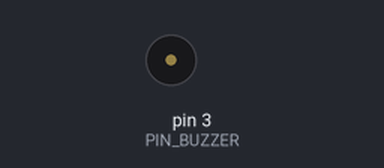
The sketch below on a simulated Arduino Uno, built with avr-gcc and run on an emulated ATmega328P. Shown: buzzer (waves = sounding).

Above: at 0.5 s.
At 19.4 s:
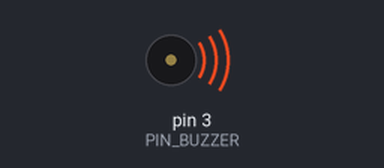
Timing chart, 0 to 30.3 s (numbered marks = the images above):
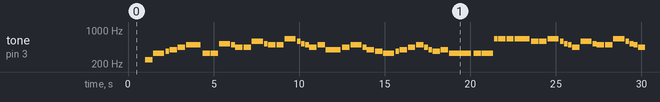

Measured:
- by itself, tone on pin 3 (PIN_BUZZER): plays 247 Hz for 0.43 s, 330 Hz for 0.65 s, 370 Hz for 0.22 s, 392 Hz for 0.43 s, 440 Hz for 0.43 s, 494 Hz for 0.86 s … (260 notes in this stretch)

The sketch:

Desteapta_te_romane.ino
```cpp
//lab 4

// Desteapta-te, romane!  -  imnul Romaniei

#define PIN_BUZZER 3     // pinul la care este conectat buzzer-ul
#define UNITATE    60
#define NR_STROFE  4

#define si       247     // Si3 - de sub cheia Sol
#define Mi       330     // Mi4
#define Fa_diez  370     // Fa#4
#define Sol      392     // Sol4
#define La       440     // La4
#define Si       494     // Si4
#define DO       523     // Do5
#define RE       587     // Re5
#define MI       659     // Mi5

int octava = 1;          // 2 sau 4 daca buzzer-ul se aude slab

#define NR_PERECHI(sir) (sizeof(sir) / sizeof(sir[0]) / 2)

// anacruza: "Des-"
const int anacruza[] = {
  si,8
};

// masurile 1-10
const int inceput[] = {
  Mi,12,   Fa_diez,4,  Sol,8,      La,8,          // teap-ta-te ro-
  Si,16,   Mi,8,       Mi,8,                       // ma-ne din
  DO,12,   Si,4,       La,8,       La,8,          // som-nul cel de
  RE,12,   DO,4,       Si,8,       Si,8,          // moar-te In
  MI,12,   RE,4,       DO,4,       Si,4,   La,8,  // ca-re te-a-dan
  Si,8,    Sol,16,     La,8,                       // ci-ra bar
  Si,12,   La,4,       Sol,8,      Fa_diez,8,     // ba-rii de ti-
  Mi,12,   Fa_diez,4,  Sol,8,      La,8,          // ra-ni bar
  Si,8,    La,4,       Sol,4,      Fa_diez,8,  Sol,8,  // ba-rii de ti-
  Mi,24,   Mi,8                                    // ra-ni! A-
};

// refrenul "Acum ori niciodata..." (9 masuri) - se canta de doua ori
const int refren[] = {
  Mi,12,   MI,4,       MI,8,       MI,8,          // cum ori nici-o-
  MI,16,   RE,8,       RE,8,                       // da-ta cro-
  MI,12,   RE,4,       DO,4,       Si,4,   La,8,  // ies-te-ti al-ta
  RE,12,   DO,4,       Si,8,       Si,8,          // soar-te La
  MI,12,   RE,4,       DO,4,       Si,4,   La,8,  // ca-re sa se-n-
  Si,8,    Sol,16,     La,8,                       // chi-ne si
  Si,12,   La,4,       Sol,8,      Fa_diez,8,     // cru-zii tai dus-
  Mi,12,   Fa_diez,4,  Sol,8,      La,8,          // ma-ni si
  Si,8,    La,4,       Sol,4,      Fa_diez,8,  Sol,8   // cru-zii tai dus-
};

// masura dintre cele doua refrene
const int punte[] = {
  Mi,24,   Mi,8                                    // ma-ni! A-
};

// finalul "1.2.3.": Mi cu punct + anacruza strofei urmatoare
const int final_1_2_3[] = {
  Mi,24,   si,8                                    // ma-ni! (2. A-)
};

// finalul "4."
const int final_4[] = {
  Mi,24                                            // ma-ni!
};

void canta(const int partitura[], int nrPerechi) {
  for (int i = 0; i < nrPerechi; i++) {
    int frecventa = partitura[i * 2] * octava;
    int durata = partitura[i * 2 + 1] * UNITATE;   // in milisecunde
    tone(PIN_BUZZER, frecventa, durata * 9 / 10);
    delay(durata);
    noTone(PIN_BUZZER);
  }
}

void setup() {
  delay(1000);
  canta(anacruza, NR_PERECHI(anacruza));

  for (int strofa = 1; strofa <= NR_STROFE; strofa++) {
    canta(inceput, NR_PERECHI(inceput));
    canta(refren, NR_PERECHI(refren));
    canta(punte, NR_PERECHI(punte));
    canta(refren, NR_PERECHI(refren));

    if (strofa < NR_STROFE) {
      canta(final_1_2_3, NR_PERECHI(final_1_2_3));
    } else {
      canta(final_4, NR_PERECHI(final_4));
    }
  }
}

void loop() {

}
```
